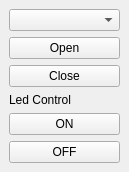
<?xml version="1.0" encoding="UTF-8"?>
<ui version="4.0">
 <class>MainWindow</class>
 <widget class="QMainWindow" name="MainWindow">
  <property name="geometry">
   <rect>
    <x>0</x>
    <y>0</y>
    <width>129</width>
    <height>131</height>
   </rect>
  </property>
  <property name="windowTitle">
   <string>Lamp</string>
  </property>
  <widget class="QWidget" name="centralwidget">
   <layout class="QVBoxLayout" name="verticalLayout_2">
    <item>
     <widget class="QComboBox" name="BluetoothBox"/>
    </item>
    <item>
     <widget class="QPushButton" name="OpenButton">
      <property name="text">
       <string>Open</string>
      </property>
     </widget>
    </item>
    <item>
     <widget class="QPushButton" name="CloseButton">
      <property name="text">
       <string>Close</string>
      </property>
     </widget>
    </item>
    <item>
     <layout class="QVBoxLayout" name="verticalLayout">
      <item>
       <widget class="QLabel" name="LedLabel">
        <property name="text">
         <string>Led Control</string>
        </property>
       </widget>
      </item>
      <item>
       <widget class="QPushButton" name="OnButton">
        <property name="text">
         <string>ON</string>
        </property>
       </widget>
      </item>
      <item>
       <widget class="QPushButton" name="OffButton">
        <property name="text">
         <string>OFF</string>
        </property>
       </widget>
      </item>
     </layout>
    </item>
   </layout>
  </widget>
 </widget>
 <resources/>
 <connections/>
</ui>
